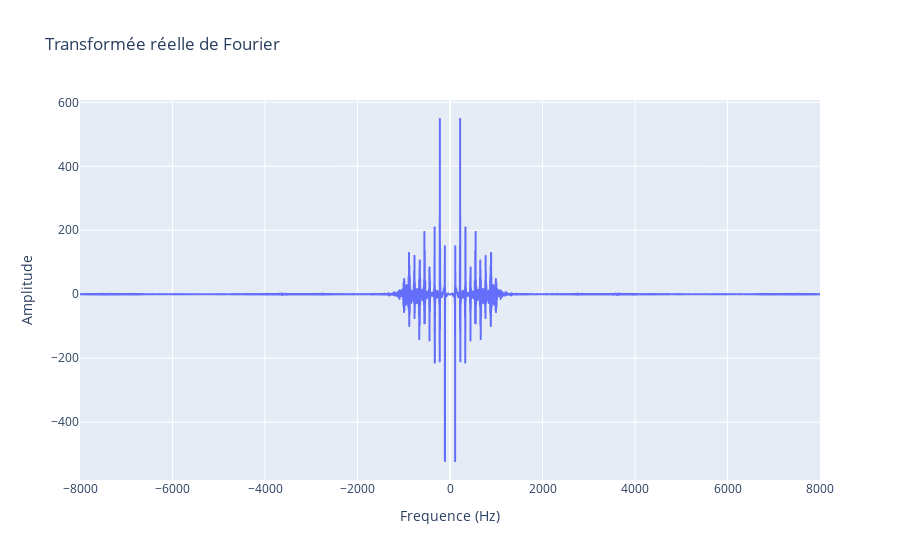
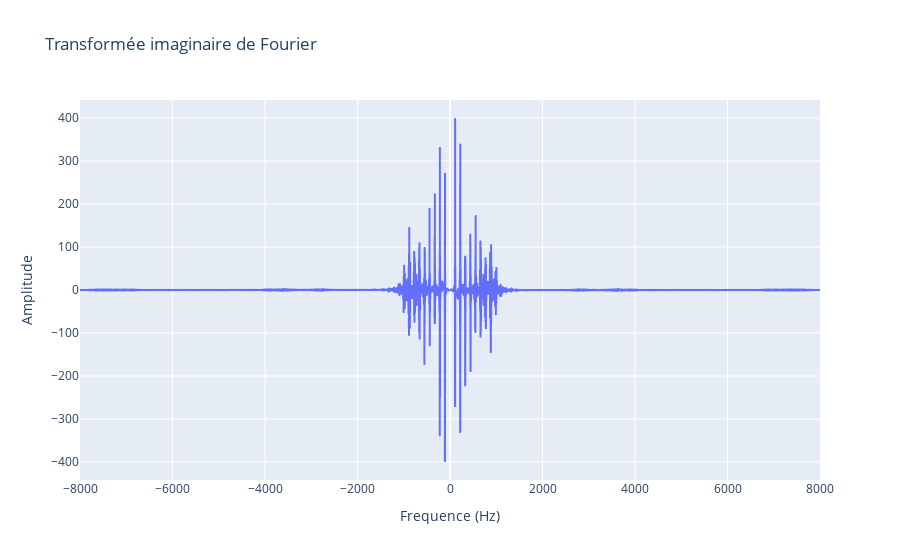

The notebook cell these images were saved under, in order:
### Code cell
import msicpe.ssl as ssl

X,f = ssl.TransFourier(x,t)
Xr = np.real(X)
Xi = np.imag(X)

#affichage
df = pd.DataFrame({'Frequence':f,'Signal':X})
fig1 = px.line(x=f, y=Xr, title='Transformée réelle de Fourier')
fig1.update_layout(xaxis_title='Frequence (Hz)', yaxis_title='Amplitude')

fig2 = px.line(x=f, y=Xi, title='Transformée imaginaire de Fourier')
fig2.update_layout(xaxis_title='Frequence (Hz)', yaxis_title='Amplitude')

fig1.show()
fig2.show()

### Figure 1 — Plotly figure (JSON) as saved in the notebook; plotly's stock layout.template omitted (floating-point values rounded to 4 significant figures; data arrays with more than 128 entries replaced by an {"elided": "..."} marker saying what was removed)
{"data": [{"hovertemplate": "x=%{x}<br>y=%{y}<extra></extra>", "legendgroup": "", "line": {"color": "#636efa", "dash": "solid"}, "marker": {"symbol": "circle"}, "mode": "lines", "name": "", "showlegend": false, "type": "scattergl", "x": {"elided": "16000 int values"}, "xaxis": "x", "y": {"elided": "16000 float values"}, "yaxis": "y"}], "layout": {"legend": {"tracegroupgap": 0}, "title": {"text": "Transformée réelle de Fourier"}, "xaxis": {"anchor": "y", "domain": [0, 1], "title": {"text": "Frequence (Hz)"}}, "yaxis": {"anchor": "x", "domain": [0, 1], "title": {"text": "Amplitude"}}}}

### Figure 2 — Plotly figure (JSON) as saved in the notebook; plotly's stock layout.template omitted (floating-point values rounded to 4 significant figures; data arrays with more than 128 entries replaced by an {"elided": "..."} marker saying what was removed)
{"data": [{"hovertemplate": "x=%{x}<br>y=%{y}<extra></extra>", "legendgroup": "", "line": {"color": "#636efa", "dash": "solid"}, "marker": {"symbol": "circle"}, "mode": "lines", "name": "", "showlegend": false, "type": "scattergl", "x": {"elided": "16000 int values"}, "xaxis": "x", "y": {"elided": "16000 float values"}, "yaxis": "y"}], "layout": {"legend": {"tracegroupgap": 0}, "title": {"text": "Transformée imaginaire de Fourier"}, "xaxis": {"anchor": "y", "domain": [0, 1], "title": {"text": "Frequence (Hz)"}}, "yaxis": {"anchor": "x", "domain": [0, 1], "title": {"text": "Amplitude"}}}}
